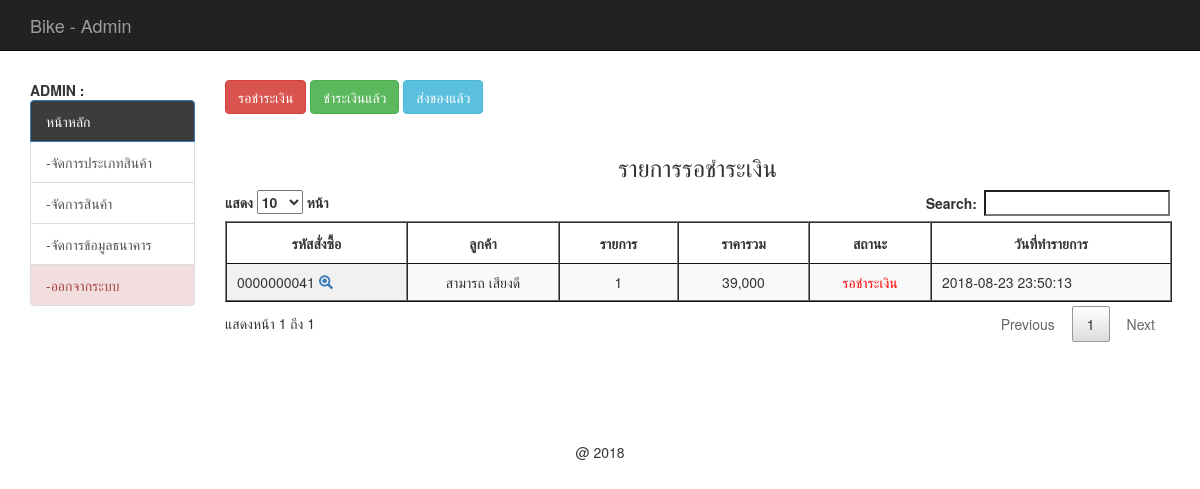
/backend/index.php (signed in), run on an earlier commit of the app's database.
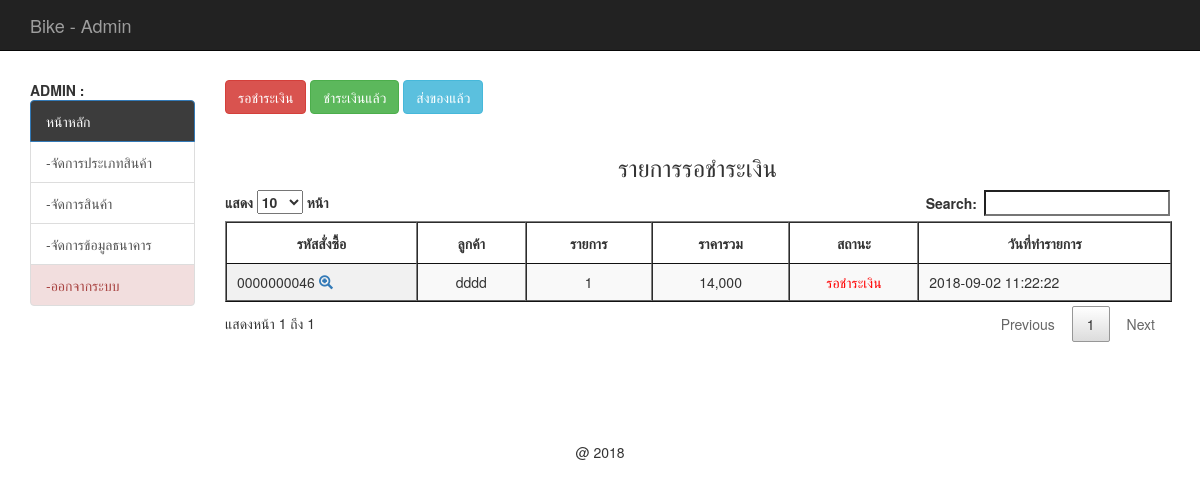
And on a later commit of the database.
### tables this page shows
CREATE TABLE `tbl_order` (
  `order_id` int(10) UNSIGNED ZEROFILL NOT NULL,
  `mem_id` int(11) NOT NULL,
  `name` varchar(100) NOT NULL,
  `address` varchar(500) NOT NULL,
  `email` varchar(100) NOT NULL,
  `phone` int(10) NOT NULL,
  `order_status` int(1) NOT NULL,
  `pay_slip` varchar(200) DEFAULT NULL,
  `b_name` varchar(100) DEFAULT NULL,
  `b_number` varchar(200) DEFAULT NULL,
  `pay_date` date DEFAULT NULL,
  `pay_amount` float(10,2) DEFAULT NULL,
  `postcode` varchar(30) DEFAULT NULL,
  `order_date` datetime NOT NULL
);

### backend/mm.php (called while the page is built, shortened)
<?php
if (!function_exists("GetSQLValueString")) {
function GetSQLValueString($theValue, $theType, $theDefinedValue = "", $theNotDefinedValue = "")
{
  $theValue = function_exists("mysql_real_escape_string") ? mysql_real_escape_string($theValue) : mysql_escape_string($theValue);
  switch ($theType) {
    case "text":
      $theValue = ($theValue != "") ? "'" . $theValue . "'" : "NULL";
      break;
    case "long":
    case "int":
      $theValue = ($theValue != "") ? intval($theValue) : "NULL";
      break;
  }
  return $theValue;
}
}
?>

### backend/show_new_cart.php (the view, shortened to what this page needs)
<?php require_once('../Connections/condb.php'); ?>
<?php
$query_mycart = sprintf("SELECT o.order_id as oid, o.mem_id, o.order_status, o.order_date, o.name , d.order_id , count(d.order_id) as coid , SUM(d.total) as ctotal FROM tbl_order as o, tbl_order_detail as d WHERE o.order_id = d.order_id AND o.order_status = 1 GROUP BY o.order_id ORDER BY o.order_id DESC " , GetSQLValueString($colname_mycart , "int"));
$mycart = mysql_query($query_mycart , $condb) or die(mysql_error());
$row_mycart = mysql_fetch_assoc($mycart);
$totalRows_mycart = mysql_num_rows($mycart);
?>
<h3 align="center">รายการรอชำระเงิน</h3>
<table id="example" class="display" cellspacing="0" border="1">
	<thead>
		<tr>
		<th>รหัสสั่งซื้อ</th>
		<th>ลูกค้า</th>
		<th>รายการ</th>
		<th>ราคารวม</th>
		<th>สถานะ</th>
		<th>วันที่ทำรายการ</th>
	</tr>
	</thead>
<?php if ($totalRows_mycart > 0) { ?>
<?php do { ?>
	<tr>
		<td>
			<?php echo $row_mycart['oid'];?>
			<span id="hp">
				<a href="index.php?order_id=<?php echo $row_mycart['oid'];?>&act=show-order">
					<span class="glyphicon glyphicon-zoom-in"></span>
				</a>
			</span>
			</td>
		<td align="center" >
			<?php echo $row_mycart['name'];?>
		</td>
		<td align="center" >
			<?php echo $row_mycart['coid'];?>
		</td>
		<td align="center">
			<?php echo number_format($row_mycart['ctotal']);?>
		</td>
		<td align="center" >
			<font color="red">
			<?php $status = $row_mycart['order_status'];
			include('status.php');
			?>
			</font>
		</td>
		<td > <?php echo $row_mycart['order_date'];?></td>
		</tr>
	<?php } while ($row_mycart = mysql_fetch_assoc($mycart)); ?>
	</table>
	<?php
}
	?>

### backend/status.php
<?php
if ($status == 1) {
	echo "<font color='red'>";
	echo "รอชำระเงิน";
	echo "</font>";
}elseif ($status == 2) {
	echo "<font color='green'>";
	echo "ชำระเงินแล้ว";
	echo "</font>";
}elseif ($status == 3) {
	echo "<font color='blue'>";
	echo "ส่งของแล้ว";
	echo "</font>";
}elseif ($status == 4) {
	echo "<font color='black'>";
	echo "ยกเลิกคำสั่งซื้อ";
	echo "</font>";
}
?>

What changed in the data, as far as the page shows it:
removed tbl_order: order_id "0000000041", name "สามารถ เสียงดี", coid "1", ctotal "39,000", order_status "รอชำระเงิน", order_date "2018-08-23 23:50:13"
added tbl_order: order_id "0000000046", name "dddd", coid "1", ctotal "14,000", order_status "รอชำระเงิน", order_date "2018-09-02 11:22:22"
